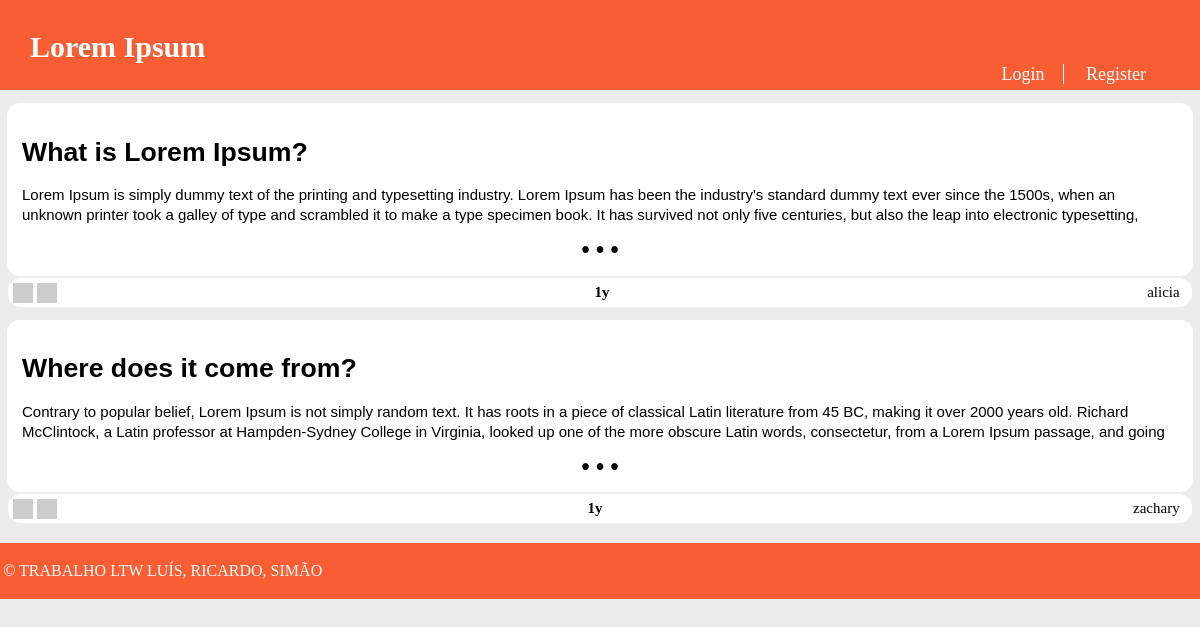
/pages/channel.php?name=Lorem Ipsum, run on the app's committed database.
### tables this page shows
CREATE TABLE Story (
  id INTEGER PRIMARY KEY,
  title VARCHAR,
  published INTEGER, -- date when the story was published in epoch format
  channel VARCHAR REFERENCES channel, -- comma separated tags
  author VARCHAR REFERENCES utilizer, -- who wrote the article
  points INTEGER DEFAULT 0,
  fulltext VARCHAR
);

### database/db_story.php (called while the page is built, shortened)
<?php
	function getStoriesFromChannel($channel){
		$db = Database::instance()->db();
		$storiesFromChannel = $db->prepare('SELECT id, title, fulltext, published, channel, author FROM Story WHERE channel = ?');
		$storiesFromChannel->execute(array($channel));
		$storiesFromChannel = $storiesFromChannel->fetchAll();
		return $storiesFromChannel;
	}
?>

### templates/tpl_story.php (the view, shortened to what this page needs)
<?php
	include_once('../templates/tpl_common.php');
	include_once('../database/db_story.php');
?>
<?php function draw_storyCard($story, $displayChannel) { ?>
	<link rel="stylesheet" href="../css/storyCard.css">
	<?php if($displayChannel) {
		$channel = $story['channel'];
	} else {
		$channel = null;
	} ?>
	<button id="storyCard" onclick="window.location.href='../pages/story.php?id=<?=$story['id']?>'">
		<h1> <?=htmlspecialchars($story['title'])?> </h1>
		<p> <?=htmlspecialchars($story['fulltext'])?> </p>
		<p>&bull; &bull; &bull;</p>
	</button>
	<?php draw_info_bar($story['author'], $channel, $story['published']) ?>
<?php } ?>

### pages/channel.php (shortened to what this page needs)
<?php
	include_once('../templates/tpl_common.php');
	include_once('../templates/tpl_story.php');
	include_once('../database/db_story.php');
	$channel=$_GET['name'];
	if(!isset($_SESSION['username'])) {
		draw_header(null, $channel);
	}
	$stories=getStoriesFromChannel($channel);
	foreach($stories as $story){
		draw_storyCard($story, false);
	}
	draw_footer();
?>

### templates/tpl_common.php (shortened to what this page needs)
<?php include_once('tpl_sub.php');
	include_once('tpl_story.php');
?>
<?php function draw_header($username, $channel) { ?>
	<!DOCTYPE html>
	<html>
		<head>
			<link rel="stylesheet" href="../css/common.css">
		</head>
		<body>
			<header>
				<?php if($channel === "NOT REDDIT") { ?>
					<a id="title" href="../pages/homepage.php"><?=$channel?></a>
				<?php } else { ?>
					<a id="title" href="../pages/channel.php?name=<?=$channel?>"><?=$channel?></a>
				<?php } ?>
				<?php if($username != NULL) { ?>
					<nav id="signup">
						<a id="profile" href="../pages/profile.php?name=<?=$username?>"><?= $username ?></a>
						<a href="../actions/action_logout.php">Logout</a>
						<?php draw_subscriberList() ?>
					</nav>
				<?php } else { ?>
					<nav id="signup">
						<a href="../pages/login.php">Login</a>
						<a href="../pages/register.php">Register</a>
					</nav>
				<?php } ?>
			</header>
<?php } ?>
<?php function time_elapsed($date) {
	$now = new DateTime;
	$ago = new DateTime($date);
	$diff = $now->diff($ago);
	$diff->w = floor($diff->d / 7);
	$string = array(
		'y' => 'y',
		'm' => 'm',
		'w' => 'w',
		'd' => 'd',
		'h' => 'h',
		'i' => 'min',
		's' => 's',
	);
	$string = array_slice($string, 0, 1);
	return $string ? implode(', ', $string) . '' : 'just now';
} ?>
<?php function draw_info_bar($username, $channel, $date) { ?>
	<section id = "info_bar">
		<div id="start">
			<img src="https://dummyimage.com/20x20/524f52/d12222&text=ʌ" alt="upvote">
			<img src="https://dummyimage.com/20x20/524f52/d12222&text=v" alt="downvote">
		</div>
		<div id="middle">
			<h6 id="date"><?=time_elapsed('@' . $date)?></h6>
		</div>
		<div id="end">
			<a id="profile" onclick="window.location.href='../pages/profile.php?name=<?=$username?>'"><?=$username?></a>
		</div>
	</section>
<?php } ?>
<?php function draw_footer() { ?>
	</body>
	<footer>
		<p>&copy; TRABALHO LTW LUÍS, RICARDO, SIMÃO</p>
	</footer>
	</html>
<?php } ?>

### css/common.css (style rules this page uses)
body { margin: 0 auto; padding-bottom: 5em; max-width: 80em; --bg-color: #ececec; --panel-color: #f95d34; --error-bg-color: lightcoral; --error-ft-color: black; --successs-bg-color: lightgreen; --success-ft-color: black; background-color: var(--bg-color); }
body > header { display: grid; grid-template-columns: 1fr auto; grid-template-rows: auto auto; background-color: var(--panel-color) ; color: white; }
body > header #title { padding-top: 1em; padding-left: 1em; text-decoration: none; color: white; font-size: 30px; font-weight: bold; grid-column: 1; grid-row: 1; cursor: pointer; }
body > header #signup { padding-right: 2em; padding-bottom: 5px; grid-column: 2; grid-row: 2; font-size: 18px; }
body > header > #signup > a:first-child { border-right: 1px solid white; }
body > header > #signup > a { padding: 0 1em; color: white; text-decoration: none; }
body > header #signup > a:first-child { padding-left: 0; }
#info_bar { background-color: white; border: none; border-radius: 13px; display: flex; flex-direction: row; justify-content: space-between; align-content: baseline; margin: 2px 0.5em 0em 0.5em; padding: 0.3em; padding-bottom: 0; }
#info_bar #date { color: black; text-decoration: none; font-size: 15px; display: inline; }
#info_bar #profile { color: black; text-decoration: none; cursor: pointer; font-size: 15px; display:inline; padding-right: 0.5em; }
footer { padding: 0.2em; margin: 20px auto; max-width: 80em; background-color: var(--panel-color); color: white; }

### css/storyCard.css (style rules this page uses)
#storyCard { background-color: white; border: 2px solid white; border-radius: 13px; margin: 1em 0.5em 0em 0.5em; padding: 1em; }
#storyCard > h1 { text-align: left; }
#storyCard > p { overflow: hidden; max-height: 40px; text-align: left; font-size: 15px; line-height: 20px; }
#storyCard > p:last-child { text-align: center; font-size: 173%; font-weight: bolder; padding-top: 0; margin-top: 0; margin-bottom: 0; }

### data on the page
story: title "What is Lorem Ipsum?", fulltext "Lorem Ipsum is simply dummy text of the printing and typesetting industry. Lorem Ipsum has been the industry's standard dummy text ever since the 1500s, when an unknown printer took a galley of type and scrambled it to make a type specimen book. It has survived not only five centuries, but also the leap into electronic typesetting,…", published "1y", author "alicia"
story: title "Where does it come from?", fulltext "Contrary to popular belief, Lorem Ipsum is not simply random text. It has roots in a piece of classical Latin literature from 45 BC, making it over 2000 years old. Richard McClintock, a Latin professor at Hampden-Sydney College in Virginia, looked up one of the more obscure Latin words, consectetur, from a Lorem Ipsum passage, and going…", published "1y", author "zachary"

### other printed values
$channel "Lorem Ipsum"
